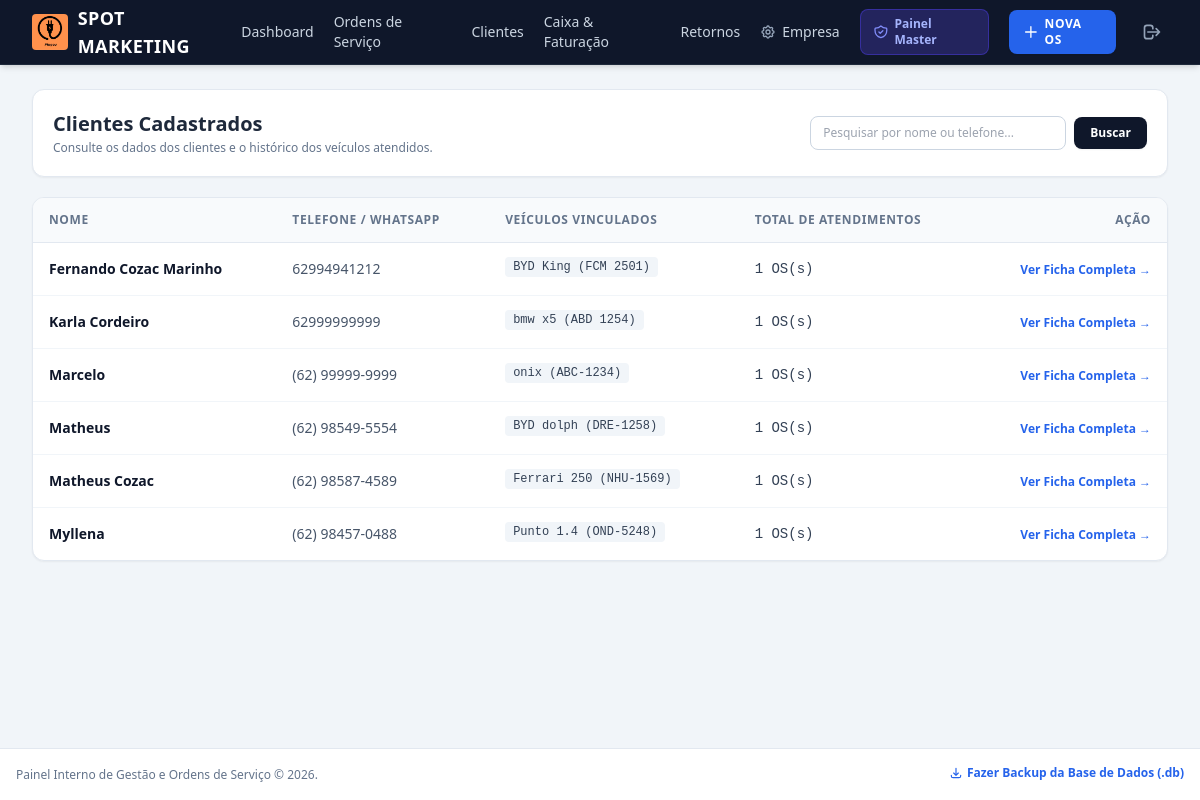
The app's page /clientes (signed in) with its own data.
### models.py (models this page shows)
class Empresa(db.Model):
    __tablename__ = 'empresas'
    id = db.Column(db.Integer, primary_key=True)
    nome_empresa = db.Column(db.String(150), nullable=False, default="Minha Empresa")
    subtitulo = db.Column(db.String(200), default="Serviços Especializados e Atendimento Profissional")
    cnpj_cpf = db.Column(db.String(30), default="")
    telefone = db.Column(db.String(30), default="")
    whatsapp = db.Column(db.String(30), default="")
    endereco = db.Column(db.String(200), default="")
    cidade_uf = db.Column(db.String(100), default="")
    logo_filename = db.Column(db.String(255), default="logo.png")
    mensagem_rodape = db.Column(db.String(255), default="Agradecemos a preferência! Volte sempre.")
    email = db.Column(db.String(120), unique=True, nullable=False)
    senha_hash = db.Column(db.String(255), nullable=False)
    data_criacao = db.Column(db.Date, default=date.today)
    is_admin = db.Column(db.Boolean, default=False)
    status_assinatura = db.Column(db.String(20), default='PENDENTE') # 'ATIVO', 'PENDENTE', 'BLOQUEADO'
    data_validade = db.Column(db.Date, nullable=True)
    observacoes_admin = db.Column(db.Text, default="")
    chave_pix = db.Column(db.String(100), default="nandocozac@gmail.com")
    titular_pix = db.Column(db.String(100), default="Fernando Cozac")
    valor_mensalidade = db.Column(db.Float, default=29.90)
    valor_anual = db.Column(db.Float, default=249.90)
    clientes = db.relationship('Cliente', backref='empresa', lazy=True)
    ordens_servico = db.relationship('OrdemServico', backref='empresa', lazy=True)
    transacoes = db.relationship('Transacao', backref='empresa', lazy=True)

class Cliente(db.Model):
    __tablename__ = 'clientes'
    id = db.Column(db.Integer, primary_key=True)
    empresa_id = db.Column(db.Integer, db.ForeignKey('empresas.id'), nullable=True)
    nome = db.Column(db.String(120), nullable=False)
    telefone = db.Column(db.String(30), nullable=False)
    veiculos = db.relationship('Veiculo', backref='cliente', lazy=True)
    ordens_servico = db.relationship('OrdemServico', backref='cliente', lazy=True)

class Veiculo(db.Model):
    __tablename__ = 'veiculos'
    id = db.Column(db.Integer, primary_key=True)
    cliente_id = db.Column(db.Integer, db.ForeignKey('clientes.id'), nullable=False)
    placa = db.Column(db.String(20), nullable=False)
    modelo = db.Column(db.String(100), nullable=False)
    ordens_servico = db.relationship('OrdemServico', backref='veiculo', lazy=True)

### app.py (the view)
@app.route('/clientes')
@login_required
def lista_clientes():
    busca = request.args.get('busca', '').strip()
    query = Cliente.query.filter_by(empresa_id=g.empresa.id)
    if busca:
        query = query.filter(
            (Cliente.nome.ilike(f'%{busca}%')) |
            (Cliente.telefone.ilike(f'%{busca}%'))
        )
    clientes = query.order_by(Cliente.nome.asc()).all()
    return render_template('clientes.html', clientes=clientes, busca=busca)

### app.py (called while the page is built)
@app.before_request
def carregar_empresa_logada():
    empresa_id = session.get('empresa_id')
    if empresa_id:
        g.empresa = db.session.get(Empresa, empresa_id)
        if not g.empresa:
            session.pop('empresa_id', None)
            g.empresa = None
    else:
        g.empresa = None

@app.context_processor
def inject_empresa():
    return dict(empresa=getattr(g, 'empresa', None))

def login_required(view_func):
    @wraps(view_func)
    def wrapped_view(*args, **kwargs):
        if not getattr(g, 'empresa', None):
            flash('Por favor, faça login para acessar o sistema.', 'warning')
            return redirect(url_for('login', next=request.path))
        if not g.empresa.is_admin:
            hoje = date.today()
            esta_bloqueada = (g.empresa.status_assinatura != 'ATIVO') or (g.empresa.data_validade and g.empresa.data_validade < hoje)
            if esta_bloqueada:
                return redirect(url_for('assinatura_bloqueada'))
        return view_func(*args, **kwargs)
    return wrapped_view

### templates/clientes.html (shortened to what this page needs)
{% extends 'base.html' %}
{% block content %}
<div class="space-y-5">
    <div
        class="bg-white p-5 rounded-xl shadow-sm border border-slate-200 flex flex-col md:flex-row justify-between items-start md:items-center gap-4">
        <div>
            <h1 class="text-xl font-bold text-slate-800">Clientes Cadastrados</h1>
            <p class="text-xs text-slate-500 mt-0.5">Consulte os dados dos clientes e o histórico dos veículos
                atendidos.</p>
        </div>
        <form method="GET" action="{{ url_for('lista_clientes') }}" class="flex items-center gap-2 w-full md:w-auto">
            <input type="text" name="busca" value="{{ busca }}" placeholder="Pesquisar por nome ou telefone..."
                class="border border-slate-300 rounded-lg px-3 py-2 text-xs text-slate-800 outline-none focus:ring-2 focus:ring-blue-500 w-full sm:w-64">
            <button type="submit"
                class="bg-slate-900 hover:bg-slate-800 text-white text-xs font-semibold px-4 py-2 rounded-lg transition shadow-sm">
                Buscar
            </button>
        </form>
    </div>
    <div class="bg-white rounded-xl shadow-sm border border-slate-200 overflow-hidden">
        <div class="overflow-x-auto">
            <table class="w-full text-left text-sm">
                <thead
                    class="bg-slate-50 text-slate-500 border-b border-slate-200 text-xs font-semibold uppercase tracking-wider">
                    <tr>
                        <th class="py-3.5 px-4">Nome</th>
                        <th class="py-3.5 px-4">Telefone / WhatsApp</th>
                        <th class="py-3.5 px-4">Veículos Vinculados</th>
                        <th class="py-3.5 px-4">Total de Atendimentos</th>
                        <th class="py-3.5 px-4 text-right">Ação</th>
                    </tr>
                </thead>
                <tbody class="divide-y divide-slate-100">
                    {% for c in clientes %}
                    <tr class="hover:bg-slate-50/80 transition">
                        <td class="py-3.5 px-4 font-semibold text-slate-900">
                            {{ c.nome }}
                        </td>
                        <td class="py-3.5 px-4 text-slate-600">
                            {{ c.telefone }}
                        </td>
                        <td class="py-3.5 px-4 text-xs text-slate-600">
                            {% for v in c.veiculos %}
                            <span
                                class="inline-block bg-slate-100 text-slate-700 px-2 py-0.5 rounded font-mono font-medium mr-1 mb-1">
                                {{ v.modelo }} ({{ v.placa }})
                            </span>
                            {% else %}
                            <span class="text-slate-400 italic">Sem veículos</span>
                            {% endfor %}
                        </td>
                        <td class="py-3.5 px-4 text-slate-700 font-mono">
                            {{ c.ordens_servico|length }} OS(s)
                        </td>
                        <td class="py-3.5 px-4 text-right">
                            <a href="{{ url_for('detalhe_cliente', cliente_id=c.id) }}"
                                class="text-xs font-semibold text-blue-600 hover:text-blue-800 hover:underline">
                                Ver Ficha Completa &rarr;
                            </a>
                        </td>
                    </tr>
                    {% else %}
                    <tr>
                        <td colspan="5" class="py-10 text-center text-slate-400">
                            <p class="text-sm">Nenhum cliente cadastrado até o momento.</p>
                        </td>
                    </tr>
                    {% endfor %}
                </tbody>
            </table>
        </div>
    </div>
</div>
{% endblock %}s

### templates/base.html (shortened to what this page needs)
<!DOCTYPE html>
<html lang="pt-BR">
<head>
    <script src="https://cdn.tailwindcss.com"></script>
</head>
<body class="bg-slate-100 text-slate-900 min-h-screen flex flex-col font-sans antialiased">
    <header class="bg-slate-900 text-white shadow-md border-b border-slate-800 no-print sticky top-0 z-50">
        <div class="max-w-7xl mx-auto px-4 sm:px-6 lg:px-8">
            <div class="flex items-center justify-between h-16">
                <div class="flex items-center gap-3">
                    <a href="{{ url_for('dashboard') }}"
                        class="flex items-center gap-2.5 font-bold text-lg tracking-wide hover:text-blue-400 transition">
                        <img src="{{ url_for('static', filename=empresa.logo_filename or 'logo.png') }}" alt="{{ empresa.nome_empresa }}"
                            class="h-9 w-auto max-w-[140px] object-contain rounded"
                            onerror="this.style.display='none'; this.nextElementSibling.style.display='inline-flex';">
                        <span>{{ empresa.nome_empresa }}</span>
                    </a>
                </div>
                <nav class="hidden md:flex items-center gap-5 text-sm font-medium">
                    {% if empresa %}
                    <a href="{{ url_for('dashboard') }}" class="text-slate-300 hover:text-white transition">
                        Dashboard
                    </a>
                    <a href="{{ url_for('lista_os') }}" class="text-slate-300 hover:text-white transition">
                        Ordens de Serviço
                    </a>
                    <a href="{{ url_for('lista_clientes') }}" class="text-slate-300 hover:text-white transition">
                        Clientes
                    </a>
                    <a href="{{ url_for('relatorio_financeiro') }}" class="text-slate-300 hover:text-white transition">
                        Caixa & Faturação
                    </a>
                    <a href="{{ url_for('retornos_preventivos') }}" class="text-slate-300 hover:text-white transition">
                        Retornos
                    </a>
                    <a href="{{ url_for('configuracoes_empresa') }}" class="text-slate-300 hover:text-white transition flex items-center gap-1.5">
                        Empresa
                    </a>
                    {% if empresa.is_admin %}
                    <a href="{{ url_for('admin_empresas') }}" class="text-indigo-300 hover:text-white transition flex items-center gap-1.5 bg-indigo-900/60 px-3 py-1.5 rounded-lg border border-indigo-700/60 text-xs font-bold shadow-xs">
                        Painel Master
                    </a>
                    {% endif %}
                    <a href="{{ url_for('nova_os') }}"
                        class="inline-flex items-center gap-1.5 bg-blue-600 hover:bg-blue-500 text-white font-semibold px-3.5 py-1.5 rounded-lg shadow-sm text-xs uppercase tracking-wider transition">
                        <svg class="w-4 h-4" fill="none" stroke="currentColor" viewBox="0 0 24 24">
                            <path stroke-linecap="round" stroke-linejoin="round" stroke-width="2" d="M12 4v16m8-8H4" />
                        </svg>
                        Nova OS
                    </a>
                    <a href="{{ url_for('logout') }}" title="Sair da Conta"
                        class="text-slate-400 hover:text-rose-400 transition p-1.5 rounded-lg hover:bg-slate-800">
                        <svg class="w-5 h-5" fill="none" stroke="currentColor" viewBox="0 0 24 24">
                            <path stroke-linecap="round" stroke-linejoin="round" stroke-width="2" d="M17 16l4-4m0 0l-4-4m4 4H7m6 4v1a3 3 0 01-3 3H6a3 3 0 01-3-3V7a3 3 0 013-3h4a3 3 0 013 3v1" />
                        </svg>
                    </a>
                    {% else %}
                    <a href="{{ url_for('login') }}" class="text-slate-300 hover:text-white transition">Entrar</a>
                    <a href="{{ url_for('cadastro') }}" class="bg-blue-600 text-white px-3 py-1.5 rounded-lg text-xs font-bold">Criar Conta</a>
                    {% endif %}
                </nav>
            </div>
        </div>
    </header>
    <main class="flex-1 max-w-7xl w-full mx-auto px-4 sm:px-6 lg:px-8 py-6">
        {% block content %}{% endblock %}
    </main>
    <footer class="bg-white border-t border-slate-200 py-4 text-center text-xs text-slate-500 no-print mt-auto">
        <div class="max-w-7xl mx-auto px-4 flex flex-col sm:flex-row items-center justify-between gap-2">
            <span>Painel Interno de Gestão e Ordens de Serviço &copy; 2026.</span>
            <div>
                <a href="{{ url_for('backup_banco') }}"
                    class="text-blue-600 hover:text-blue-800 font-semibold hover:underline inline-flex items-center gap-1">
                    <svg class="w-3.5 h-3.5" fill="none" stroke="currentColor" viewBox="0 0 24 24">
                        <path stroke-linecap="round" stroke-linejoin="round" stroke-width="2"
                            d="M4 16v1a3 3 0 003 3h10a3 3 0 003-3v-1m-4-4l-4 4m0 0l-4-4m4 4V4" />
                    </svg>
                    Fazer Backup da Base de Dados (.db)
                </a>
            </div>
        </div>
    </footer>
</body>
</html>

### records on screen
Empresa: logo_filename (picture), nome_empresa "SPOT MARKETING"
Cliente: nome "Fernando Cozac Marinho", telefone "62994941212", ordens_servico|length "1"
Veiculo: modelo "BYD King", placa "FCM 2501"
Cliente: nome "Karla Cordeiro", telefone "62999999999", ordens_servico|length "1"
Veiculo: modelo "bmw x5", placa "ABD 1254"
Cliente: nome "Marcelo", telefone "(62) 99999-9999", ordens_servico|length "1"
Veiculo: modelo "onix", placa "ABC-1234"
Cliente: nome "Matheus", telefone "(62) 98549-5554", ordens_servico|length "1"
Veiculo: modelo "BYD dolph", placa "DRE-1258"
Cliente: nome "Matheus Cozac", telefone "(62) 98587-4589", ordens_servico|length "1"
Veiculo: modelo "Ferrari 250", placa "NHU-1569"
Cliente: nome "Myllena", telefone "(62) 98457-0488", ordens_servico|length "1"
Veiculo: modelo "Punto 1.4", placa "OND-5248"
